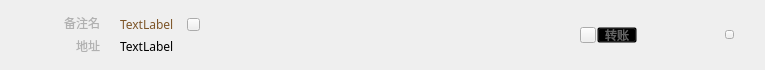
<?xml version="1.0" encoding="UTF-8"?>
<ui version="4.0">
 <class>SingleContactWidget</class>
 <widget class="QWidget" name="SingleContactWidget">
  <property name="geometry">
   <rect>
    <x>0</x>
    <y>0</y>
    <width>765</width>
    <height>70</height>
   </rect>
  </property>
  <property name="font">
   <font>
    <family>微软雅黑</family>
   </font>
  </property>
  <property name="windowTitle">
   <string>Form</string>
  </property>
  <property name="styleSheet">
   <string notr="true"/>
  </property>
  <widget class="QLabel" name="addressLabel2">
   <property name="geometry">
    <rect>
     <x>0</x>
     <y>40</y>
     <width>100</width>
     <height>12</height>
    </rect>
   </property>
   <property name="font">
    <font>
     <family>微软雅黑</family>
    </font>
   </property>
   <property name="styleSheet">
    <string notr="true">color: rgb(177, 177, 177);</string>
   </property>
   <property name="text">
    <string>地址</string>
   </property>
   <property name="alignment">
    <set>Qt::AlignRight|Qt::AlignTrailing|Qt::AlignVCenter</set>
   </property>
  </widget>
  <widget class="QLabel" name="remarkLabel2">
   <property name="geometry">
    <rect>
     <x>0</x>
     <y>17</y>
     <width>100</width>
     <height>12</height>
    </rect>
   </property>
   <property name="font">
    <font>
     <family>微软雅黑</family>
    </font>
   </property>
   <property name="styleSheet">
    <string notr="true">color: rgb(177, 177, 177);</string>
   </property>
   <property name="text">
    <string>备注名</string>
   </property>
   <property name="alignment">
    <set>Qt::AlignRight|Qt::AlignTrailing|Qt::AlignVCenter</set>
   </property>
  </widget>
  <widget class="QToolButton" name="deleteBtn">
   <property name="geometry">
    <rect>
     <x>725</x>
     <y>30</y>
     <width>9</width>
     <height>9</height>
    </rect>
   </property>
   <property name="cursor">
    <cursorShape>PointingHandCursor</cursorShape>
   </property>
   <property name="focusPolicy">
    <enum>Qt::NoFocus</enum>
   </property>
   <property name="text">
    <string/>
   </property>
  </widget>
  <widget class="QLabel" name="addressLabel">
   <property name="geometry">
    <rect>
     <x>120</x>
     <y>38</y>
     <width>71</width>
     <height>16</height>
    </rect>
   </property>
   <property name="text">
    <string>TextLabel</string>
   </property>
   <property name="textInteractionFlags">
    <set>Qt::TextSelectableByMouse</set>
   </property>
  </widget>
  <widget class="QLabel" name="remarkLabel">
   <property name="geometry">
    <rect>
     <x>120</x>
     <y>16</y>
     <width>61</width>
     <height>16</height>
    </rect>
   </property>
   <property name="font">
    <font>
     <family>微软雅黑</family>
    </font>
   </property>
   <property name="styleSheet">
    <string notr="true">color: rgb(125,85,40);</string>
   </property>
   <property name="text">
    <string>TextLabel</string>
   </property>
   <property name="textInteractionFlags">
    <set>Qt::TextSelectableByMouse</set>
   </property>
  </widget>
  <widget class="QToolButton" name="transferBtn">
   <property name="geometry">
    <rect>
     <x>597</x>
     <y>27</y>
     <width>40</width>
     <height>16</height>
    </rect>
   </property>
   <property name="font">
    <font>
     <family>微软雅黑</family>
    </font>
   </property>
   <property name="cursor">
    <cursorShape>PointingHandCursor</cursorShape>
   </property>
   <property name="focusPolicy">
    <enum>Qt::NoFocus</enum>
   </property>
   <property name="styleSheet">
    <string notr="true">background:transparent;color: rgb(100,100,100);</string>
   </property>
   <property name="text">
    <string>转账</string>
   </property>
  </widget>
  <widget class="QToolButton" name="editBtn">
   <property name="geometry">
    <rect>
     <x>187</x>
     <y>18</y>
     <width>13</width>
     <height>13</height>
    </rect>
   </property>
   <property name="cursor">
    <cursorShape>PointingHandCursor</cursorShape>
   </property>
   <property name="focusPolicy">
    <enum>Qt::NoFocus</enum>
   </property>
   <property name="text">
    <string/>
   </property>
  </widget>
  <widget class="QToolButton" name="transferBtn2">
   <property name="geometry">
    <rect>
     <x>580</x>
     <y>27</y>
     <width>16</width>
     <height>16</height>
    </rect>
   </property>
   <property name="cursor">
    <cursorShape>PointingHandCursor</cursorShape>
   </property>
   <property name="focusPolicy">
    <enum>Qt::NoFocus</enum>
   </property>
   <property name="text">
    <string/>
   </property>
  </widget>
 </widget>
 <resources/>
 <connections/>
</ui>
